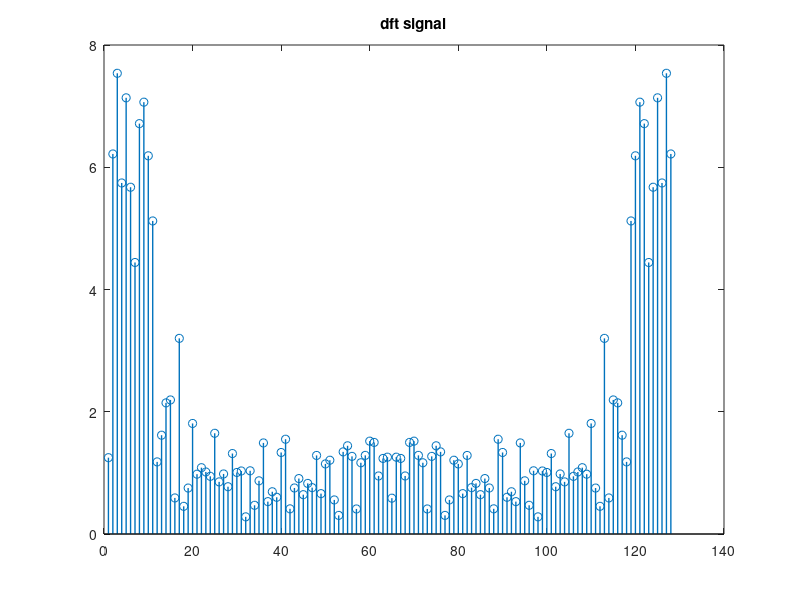
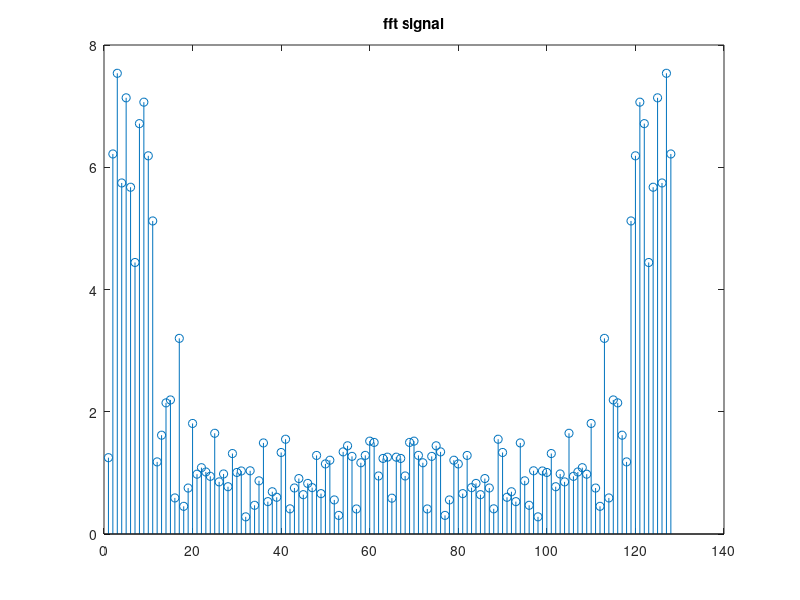
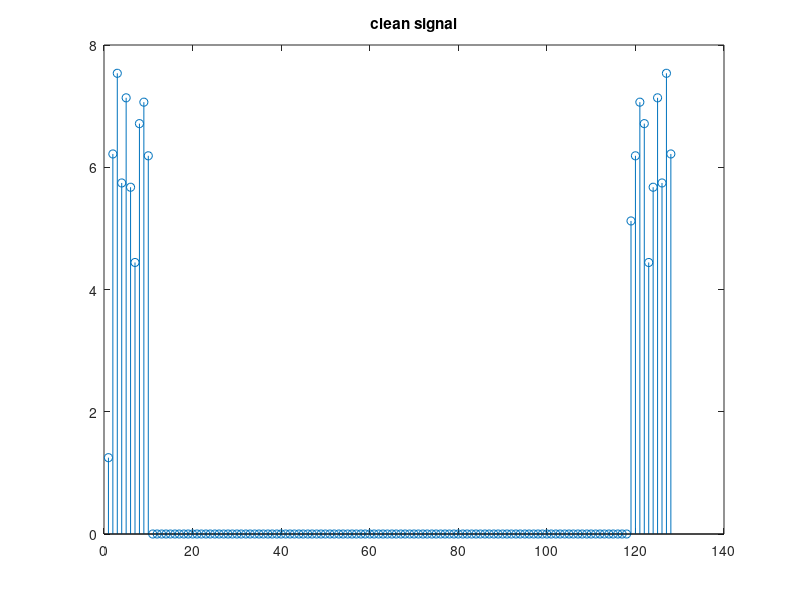
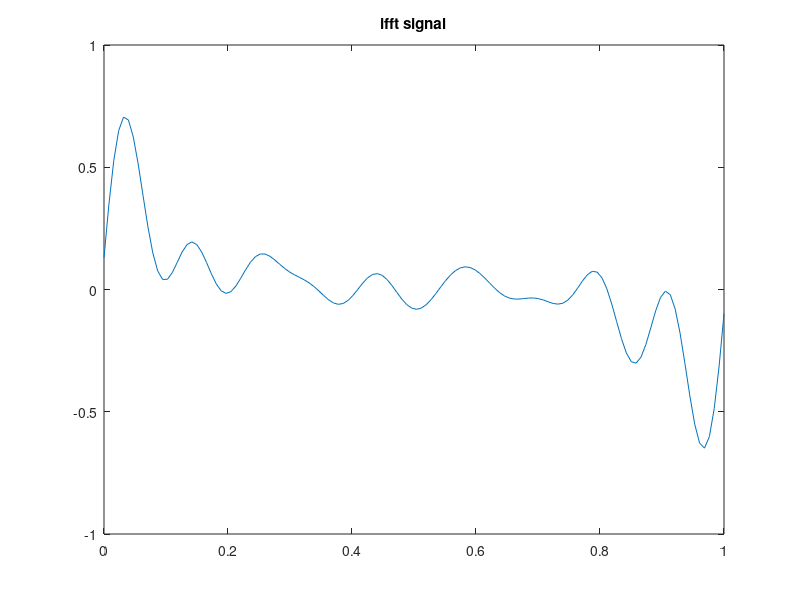

The MATLAB script that drew these images, in order:
%1
load('noisy_signal.mat');
N = 128;
fs = N; 

t = linspace(0, 1, N);

kmax = 9;
k = 1:N;

s_dft = zeros(1,N);

%plot(t,s);

for i = 1:N
    for j = 1:N
        s_dft(i) = s_dft(i) + noisy_signal(j) * exp(-1j * 2 * pi * (i-1) * (j-1) / N);
    end
end

figure;
stem(abs(s_dft), 'LineWidth',1);
title("dft signal");

figure;
spectrum = fft(noisy_signal);
shift_spectrum = fftshift(spectrum);
stem(abs(spectrum));
title("fft signal");


p_semnal = 0;
for i = 1:10
    p_semnal = p_semnal +  (abs(s_dft(i))) ^ 2;
end
for i = 120:128
    p_semnal = p_semnal +  (abs(s_dft(i))) ^ 2;
end
p_semnal = p_semnal / 19;

p_noise = 0;
for i = 1:N
    p_noise = p_noise + (abs(s_dft(i))) ^ 2;
end
p_noise = p_noise / 128;

%decibeli
snr = p_semnal / p_noise;

snr
10 * log10(snr)

clean_signal = zeros(1,128);        
for i = 1:10
    clean_signal(i) = spectrum(i);
end
for i = 119:128
    clean_signal(i) = spectrum(i);
end

figure;
stem(abs(clean_signal));
title("clean signal");

ifft_signal = ifft(clean_signal, N);
figure;
plot(t, ifft_signal);
title("ifft signal");

s_idft = zeros(1, N);

for i = 1:N
    for j = 1:N
        s_idft(i) = s_idft(i) + clean_signal(j) * exp(1j * 2 * pi * (i-1) * (j-1) / N);
    end
end

s_idft = s_idft / N;
figure;
plot(t, s_idft);
title("reconstructed signal");
